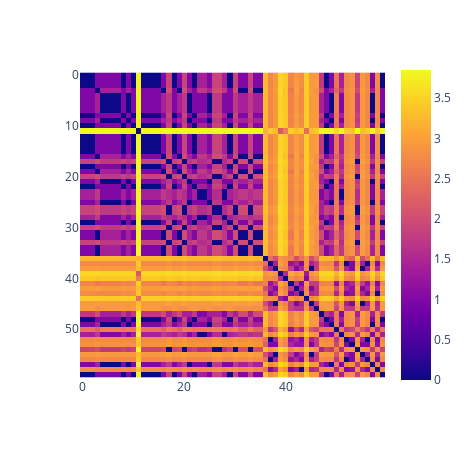

The cell this chart's notebook holds for it:
### Code cell
fig.show()

### Figure 1 — Plotly figure (JSON) as saved in the notebook; plotly's stock layout.template omitted (floating-point values rounded to 4 significant figures; data arrays with more than 128 entries replaced by an {"elided": "..."} marker saying what was removed)
{"data": [{"coloraxis": "coloraxis", "hovertemplate": "x: %{x}<br>y: %{y}<br>color: %{z}<extra></extra>", "name": "0", "type": "heatmap", "xaxis": "x", "yaxis": "y", "z": {"elided": "60x60 float values"}}], "layout": {"coloraxis": {"colorscale": [[0, "#0d0887"], [0.1111, "#46039f"], [0.2222, "#7201a8"], [0.3333, "#9c179e"], [0.4444, "#bd3786"], [0.5556, "#d8576b"], [0.6667, "#ed7953"], [0.7778, "#fb9f3a"], [0.8889, "#fdca26"], [1, "#f0f921"]]}, "height": 470, "margin": {"t": 60}, "width": 470, "xaxis": {"anchor": "y", "constrain": "domain", "domain": [0, 1], "scaleanchor": "y"}, "yaxis": {"anchor": "x", "autorange": "reversed", "constrain": "domain", "domain": [0, 1]}}}
